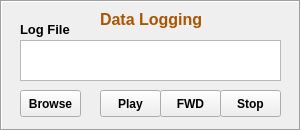
   <widget class="QFrame" name="frame_7">
    <property name="geometry">
     <rect>
      <x>10</x>
      <y>560</y>
      <width>301</width>
      <height>131</height>
     </rect>
    </property>
    <property name="frameShape">
     <enum>QFrame::Box</enum>
    </property>
    <property name="frameShadow">
     <enum>QFrame::Sunken</enum>
    </property>
    <widget class="QLabel" name="label_20">
     <property name="geometry">
      <rect>
       <x>100</x>
       <y>10</y>
       <width>121</width>
       <height>20</height>
      </rect>
     </property>
     <property name="text">
      <string>&lt;!DOCTYPE HTML PUBLIC &quot;-//W3C//DTD HTML 4.0//EN&quot; &quot;http://www.w3.org/TR/REC-html40/strict.dtd&quot;&gt;
&lt;html&gt;&lt;head&gt;&lt;meta name=&quot;qrichtext&quot; content=&quot;1&quot; /&gt;&lt;style type=&quot;text/css&quot;&gt;
p, li { white-space: pre-wrap; }
&lt;/style&gt;&lt;/head&gt;&lt;body style=&quot; font-family:'Ubuntu'; font-size:11pt; font-weight:400; font-style:normal;&quot;&gt;
&lt;p style=&quot; margin-top:0px; margin-bottom:0px; margin-left:0px; margin-right:0px; -qt-block-indent:0; text-indent:0px;&quot;&gt;&lt;span style=&quot; font-size:12pt; font-weight:600; color:#aa5500;&quot;&gt;Data Logging&lt;/span&gt;&lt;/p&gt;&lt;/body&gt;&lt;/html&gt;</string>
     </property>
    </widget>
    <widget class="QLabel" name="logFileLabel_12">
     <property name="geometry">
      <rect>
       <x>20</x>
       <y>20</y>
       <width>71</width>
       <height>20</height>
      </rect>
     </property>
     <property name="text">
      <string>&lt;!DOCTYPE HTML PUBLIC &quot;-//W3C//DTD HTML 4.0//EN&quot; &quot;http://www.w3.org/TR/REC-html40/strict.dtd&quot;&gt;
&lt;html&gt;&lt;head&gt;&lt;meta name=&quot;qrichtext&quot; content=&quot;1&quot; /&gt;&lt;style type=&quot;text/css&quot;&gt;
p, li { white-space: pre-wrap; }
&lt;/style&gt;&lt;/head&gt;&lt;body style=&quot; font-family:'Ubuntu'; font-size:11pt; font-weight:400; font-style:normal;&quot;&gt;
&lt;p style=&quot; margin-top:0px; margin-bottom:0px; margin-left:0px; margin-right:0px; -qt-block-indent:0; text-indent:0px;&quot;&gt;&lt;span style=&quot; font-size:10pt; font-weight:600;&quot;&gt;Log File&lt;/span&gt;&lt;/p&gt;&lt;/body&gt;&lt;/html&gt;</string>
     </property>
    </widget>
    <widget class="QTextEdit" name="LogFileTextEdit">
     <property name="geometry">
      <rect>
       <x>20</x>
       <y>40</y>
       <width>261</width>
       <height>41</height>
      </rect>
     </property>
     <property name="font">
      <font>
       <pointsize>9</pointsize>
      </font>
     </property>
     <property name="styleSheet">
      <string notr="true">color: rgb(0, 0, 255);</string>
     </property>
    </widget>
    <widget class="QPushButton" name="browseBtn">
     <property name="geometry">
      <rect>
       <x>20</x>
       <y>90</y>
       <width>61</width>
       <height>27</height>
      </rect>
     </property>
     <property name="font">
      <font>
       <pointsize>9</pointsize>
       <weight>75</weight>
       <bold>true</bold>
      </font>
     </property>
     <property name="text">
      <string>Browse</string>
     </property>
    </widget>
    <widget class="QPushButton" name="playBtn">
     <property name="geometry">
      <rect>
       <x>100</x>
       <y>90</y>
       <width>61</width>
       <height>27</height>
      </rect>
     </property>
     <property name="font">
      <font>
       <pointsize>9</pointsize>
       <weight>75</weight>
       <bold>true</bold>
      </font>
     </property>
     <property name="text">
      <string>Play</string>
     </property>
    </widget>
    <widget class="QPushButton" name="fwdBtn">
     <property name="geometry">
      <rect>
       <x>160</x>
       <y>90</y>
       <width>61</width>
       <height>27</height>
      </rect>
     </property>
     <property name="font">
      <font>
       <pointsize>9</pointsize>
       <weight>75</weight>
       <bold>true</bold>
      </font>
     </property>
     <property name="text">
      <string>FWD</string>
     </property>
    </widget>
    <widget class="QPushButton" name="stopBtn">
     <property name="geometry">
      <rect>
       <x>220</x>
       <y>90</y>
       <width>61</width>
       <height>27</height>
      </rect>
     </property>
     <property name="font">
      <font>
       <pointsize>9</pointsize>
       <weight>75</weight>
       <bold>true</bold>
      </font>
     </property>
     <property name="text">
      <string>Stop</string>
     </property>
    </widget>
   </widget>
